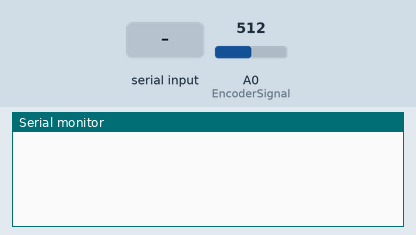
Recording of a sketch running on a simulated Arduino Uno, built with avr-gcc and run on an emulated ATmega328P. Parts: the last lines printed to the serial monitor. Inputs (shaded band) come from the test bench; at power-on: A0 (EncoderSignal) = 512.

Above: at 1.2 s.
1.3 s: "g" received over Serial
At 1.9 s:
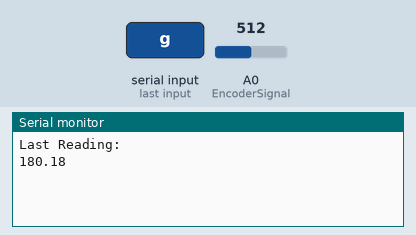
2.8 s: "r" received over Serial
At 5.3 s:
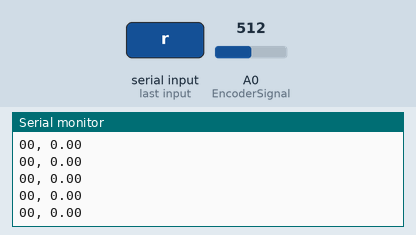

Measured:
- after the input at 1.3 s, the serial monitor: prints a new line at once (image 1)
- after the input at 2.8 s, the serial monitor: prints a new line at once (image 2)

The sketch:

ThroughShaftEncoder2Millis.ino
```cpp
#include <SoftwareSerial.h>

//SoftwareSerial mySerial(2, 3); // RX, TX

const int EncoderSignal = A0;
const int maxAnalog = 1023;
const int BAUD_RATE = 9600;

const int numReadings = 200;
const int timeBtwnReadings = 50;

double currReading = 0;
double lastReading = 0;
double currAngle = 0.0;
double delta = 0;

boolean start_bit = 0;
boolean stop_bit = 1;
boolean read_bit = 0;
byte command = 'a';

int angleTolerance = 60;

double encoderData[numReadings];
unsigned int timeData[numReadings];
unsigned long startTime = 0;
int index=0;

void setup() {
  pinMode(EncoderSignal, INPUT);
  //mySerial.begin(BAUD_RATE); //UNCOMMENT ME!!!
  Serial.begin(BAUD_RATE);
  while (!Serial) {
    ;
  }
}

void loop(){
  if (Serial.available()){
    command = Serial.read();
    //Serial.println("Receiving command");
    if (command == 'g'){
      //Serial.println("Received g");
      start_bit = 1;
      stop_bit = 0;
      command = 'a';
      initAngle();
      }
    else if (command == 's'){
      //Serial.println("Received s");
      start_bit = 0;
      stop_bit = 1;
      command = 'a';
      }
    else if (command == 'r'){
      //Serial.println("Received r");
      start_bit = 0;
      stop_bit = 1;
      read_bit = 1;
      command = 'a';
      }
    }
  else if (start_bit == 1 && stop_bit == 0 && index<numReadings){
    encoderLoop();
    }
  else if (read_bit == 1){
    toJetson();
    read_bit = 0;
    }
  }

void encoderLoop() {
  currReading = GetAngle();
  delta = currReading - lastReading;

  if (delta < -angleTolerance) {
    delta = delta + 360;
    }
  /*else if (delta > angleTolerance) {
    delta = delta - 360;
    }*/ //With current config, number should always be increasing.

  currAngle += delta;

  //Serial.write('a');
  //Serial.println(currAngle);
  //Serial.println('d',currAngle);
  lastReading = currReading;

  if ((currAngle - encoderData[index-1])>0.5 && timeData[index-1]+timeBtwnReadings/10 <= (int)((micros()-startTime)/10)){
    encoderData[index] = currAngle;
    timeData[index] = (int)((micros() - startTime)/10);
    index++;
    }

  /*else if ((currAngle - encoderData[index-1]) && timeData[index-1] <= (int)micros() && index<150){
    encoderData[index] = currAngle;
    timeData[index] = micros();
    index++;
    }*/

}

double GetAngle(){
  return (double)analogRead(EncoderSignal) / maxAnalog * 360;
}

void toJetson(){
  //Serial.println("To Jetson");
  for(int i=0; i<numReadings; i++){
    if (Serial.availableForWrite()){
      Serial.print(timeData[i]);
      Serial.print("0, ");
      Serial.println(encoderData[i]);
      timeData[i] = 0;
      encoderData[i] = 0;
      }
    else {
      i--;
      }
    }
  index = 0;
}

int initAngle(){
  delta = 100;
  lastReading = GetAngle();
  delay(0.5);
  while (delta > 1 || delta < -1){
    currReading = GetAngle();
    delta = currReading - lastReading;
    lastReading = currReading;
    }
  Serial.println("Last Reading: ");
  Serial.println(lastReading);
  Serial.println("");
  currAngle = 0;
  startTime = micros();

  timeData[0] = 0;
  encoderData[0] = 0;
  index = 1;

  return currReading;
}

double toRadians(int angle){
  return (double)angle / numReadings * 3.141592;
  }
```
